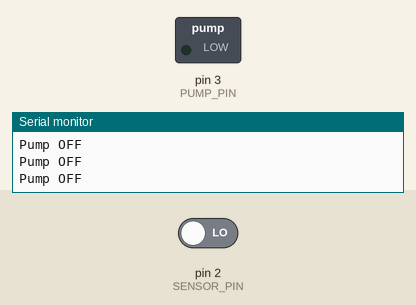
The sketch below on a simulated Arduino Uno, built with avr-gcc and run on an emulated ATmega328P. Shown: switched loads named in the sketch (green lamp = pin HIGH), the last lines printed to the serial monitor. Inputs (shaded band) come from the test bench; at power-on: pin 2 (SENSOR_PIN) LOW.

Above: at 1.2 s.
1.3 s: pin 2 (SENSOR_PIN) driven HIGH
At 2.3 s:
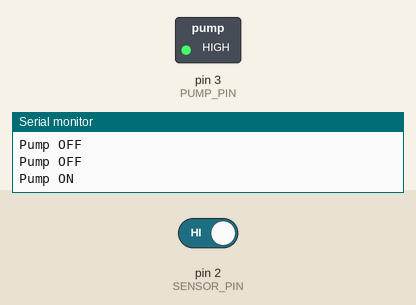
2.8 s: pin 2 (SENSOR_PIN) driven LOW
At 3.8 s:
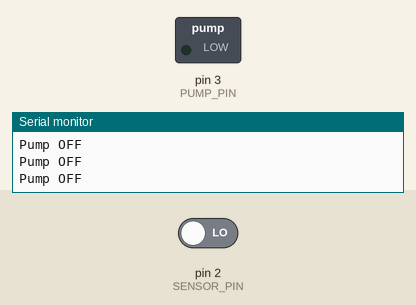
Timing chart, 0 to 5.8 s (numbered marks = the images above; inputs shaded):
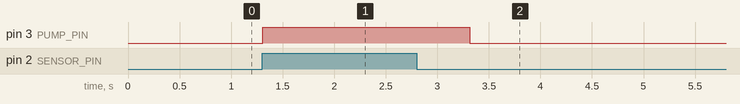

The sketch:

handwash_system.ino
```cpp
#define SENSOR_PIN 2   // IR sensor
#define PUMP_PIN   3   // Relay or motor

void setup() {
  pinMode(SENSOR_PIN, INPUT);
  pinMode(PUMP_PIN, OUTPUT);
  Serial.begin(9600);
}

void loop() {
  int sensorState = digitalRead(SENSOR_PIN);

  if (sensorState == HIGH) {  // Hand detected
    digitalWrite(PUMP_PIN, HIGH);  // Turn ON pump
    Serial.println("Pump ON");
    delay(2000);  // Run pump for 2 sec
  }
  else {
    digitalWrite(PUMP_PIN, LOW);   // Turn OFF pump
    Serial.println("Pump OFF");
  }
}
```

Measured:
- after the input at 1.3 s, pin 3 (PUMP_PIN): LOW → HIGH at once
- after the input at 2.8 s, pin 3 (PUMP_PIN): HIGH → LOW after 0.51 s
